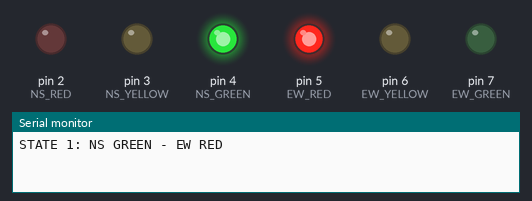
Bench run of a sketch on a simulated Arduino Uno, built with avr-gcc and run on an emulated ATmega328P. Shown: output pins drawn as LEDs (lit = HIGH), the last lines printed to the serial monitor.

Above: at 2.5 s.
At 6.0 s:
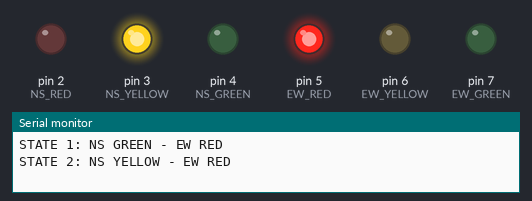
At 9.5 s:
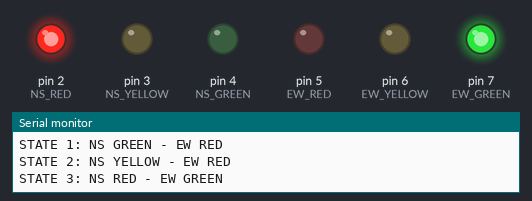
At 13.0 s:
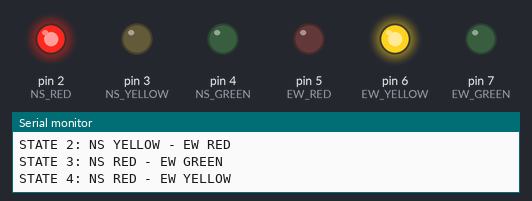
Timing chart, 0 to 18.2 s (numbered marks = the images above):
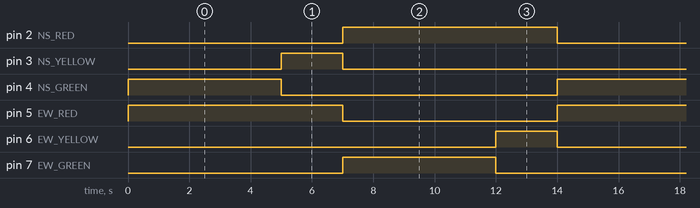

The sketch:

192511262_EXP_2_CODE.ino
```cpp
//  NAME:N.Supriya
//ROLL NO:192511262
//CLASS:ECE
//ECA1407-Embedded Systems Slot A
int NS_RED = 2;
int NS_YELLOW = 3;
int NS_GREEN = 4;

int EW_RED = 5;
int EW_YELLOW = 6;
int EW_GREEN = 7;

void setup() {
  pinMode(NS_RED, OUTPUT);
  pinMode(NS_YELLOW, OUTPUT);
  pinMode(NS_GREEN, OUTPUT);

  pinMode(EW_RED, OUTPUT);
  pinMode(EW_YELLOW, OUTPUT);
  pinMode(EW_GREEN, OUTPUT);

  Serial.begin(9600);
}

void loop() {
  // State 1: North-South GREEN, East-West RED
  digitalWrite(NS_RED, LOW);
  digitalWrite(NS_YELLOW, LOW);
  digitalWrite(NS_GREEN, HIGH);

  digitalWrite(EW_RED, HIGH);
  digitalWrite(EW_YELLOW, LOW);
  digitalWrite(EW_GREEN, LOW);

  Serial.println("STATE 1: NS GREEN - EW RED");
  delay(5000);

  // State 2: North-South YELLOW, East-West RED
  digitalWrite(NS_GREEN, LOW);
  digitalWrite(NS_YELLOW, HIGH);

  Serial.println("STATE 2: NS YELLOW - EW RED");
  delay(2000);

  // State 3: North-South RED, East-West GREEN
  digitalWrite(NS_YELLOW, LOW);
  digitalWrite(NS_RED, HIGH);

  digitalWrite(EW_RED, LOW);
  digitalWrite(EW_GREEN, HIGH);

  Serial.println("STATE 3: NS RED - EW GREEN");
  delay(5000);

  // State 4: North-South RED, East-West YELLOW
  digitalWrite(EW_GREEN, LOW);
  digitalWrite(EW_YELLOW, HIGH);

  Serial.println("STATE 4: NS RED - EW YELLOW");
  delay(2000);
}
```

Measured:
- by itself, pin 2 (NS_RED), pin 5 (EW_RED): alternates HIGH for 7.0 s and LOW for 7.0 s
- by itself, pin 3 (NS_YELLOW), pin 6 (EW_YELLOW): alternates HIGH for 2.0 s and LOW for 12.0 s
- by itself, pin 4 (NS_GREEN), pin 7 (EW_GREEN): alternates HIGH for 5.0 s and LOW for 9.0 s
